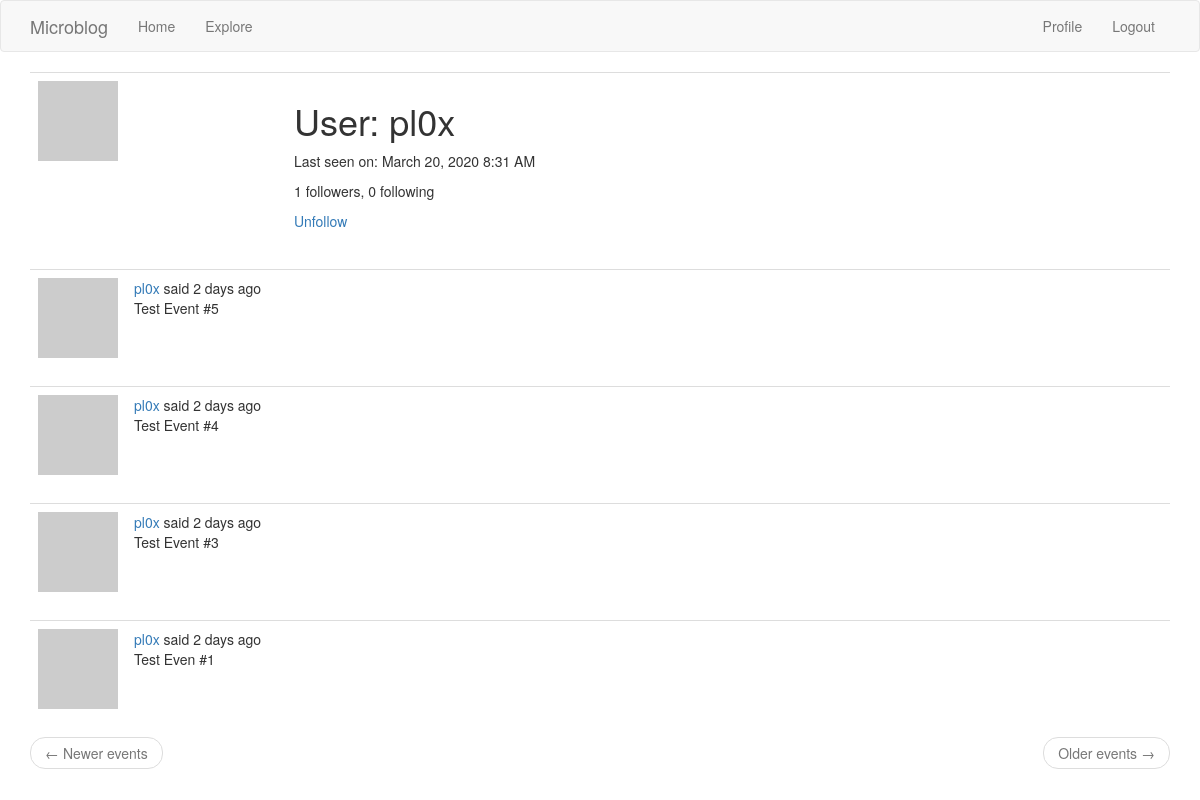
Page /user/pl0x (signed in) on the committed database.
### app/models.py (models this page shows, shortened)
class User(UserMixin, db.Model):
    id = db.Column(db.Integer, primary_key=True)
    username = db.Column(db.String(64), index=True, unique=True)
    email = db.Column(db.String(120), index=True, unique=True)
    password_hash = db.Column(db.String(128))
    events = db.relationship('Event', backref='author', lazy='dynamic')
    about_me = db.Column(db.String(140))
    last_seen = db.Column(db.DateTime, default=datetime.utcnow)
    followed = db.relationship(
        'User', secondary=followers,
        primaryjoin=(followers.c.follower_id == id),
        secondaryjoin=(followers.c.followed_id == id),
        backref=db.backref('followers', lazy='dynamic'), lazy='dynamic')
    def avatar(self, size):
        digest = md5(self.email.lower().encode('utf-8')).hexdigest()
        return 'https://www.gravatar.com/avatar/{}?d=identicon&s={}'.format(
            digest, size)
    def is_following(self, user):
        return self.followed.filter(
            followers.c.followed_id == user.id).count() > 0

class Event(db.Model):
    id = db.Column(db.Integer, primary_key=True)
    body = db.Column(db.String(140))
    date = db.Column(db.DateTime, index=True)
    timestamp = db.Column(db.DateTime, index=True, default=datetime.utcnow)
    user_id = db.Column(db.Integer, db.ForeignKey('user.id'))

### app/main/routes.py (the view)
@bp.route('/user/<username>')
@login_required
def user(username):
    user = User.query.filter_by(username=username).first_or_404()
    page = request.args.get('page', 1, type=int)
    events = user.events.order_by(Event.timestamp.desc()).paginate(
        page, current_app.config['EVENTS_PER_PAGE'], False)
    next_url = url_for('main.user', username=user.username,
                       page=events.next_num) if events.has_next else None
    prev_url = url_for('main.user', username=user.username,
                       page=events.prev_num) if events.has_prev else None
    return render_template('user.html', user=user, events=events.items,
                           next_url=next_url, prev_url=prev_url)

### app/main/routes.py (called while the page is built)
@bp.before_app_request
def before_request():
    if current_user.is_authenticated:
        current_user.last_seen = datetime.utcnow()
        db.session.commit()
    g.locale = str(get_locale())

### app/models.py (called while the page is built)
@login.user_loader
def load_user(id):
    return User.query.get(int(id))

### app/templates/user.html (shortened to what this page needs)
{% extends "base.html" %}
{% block app_content %}
    <table class="table table-hover">
        <tr>
            <td width="256px"><img src="{{ user.avatar(256) }}"></td>
            <td>
                <h1>{{ _('User') }}: {{ user.username }}</h1>
                {% if user.last_seen %}
                <p>{{ _('Last seen on') }}: {{ moment(user.last_seen).format('LLL') }}</p>
                {% endif %}
                <p>{{ _('%(count)d followers', count=user.followers.count()) }}, {{ _('%(count)d following', count=user.followed.count()) }}</p>
                {% if user == current_user %}
                <p><a href="{{ url_for('main.edit_profile') }}">{{ _('Edit your profile') }}</a></p>
                {% elif not current_user.is_following(user) %}
                <p><a href="{{ url_for('main.follow', username=user.username) }}">{{ _('Follow') }}</a></p>
                {% else %}
                <p><a href="{{ url_for('main.unfollow', username=user.username) }}">{{ _('Unfollow') }}</a></p>
                {% endif %}
            </td>
        </tr>
    </table>
    {% for event in events %}
        {% include '_event.html' %}
    {% endfor %}
    <nav aria-label="...">
        <ul class="pager">
            <li class="previous{% if not prev_url %} disabled{% endif %}">
                <a href="{{ prev_url or '#' }}">
                    <span aria-hidden="true">&larr;</span> {{ _('Newer events') }}
                </a>
            </li>
            <li class="next{% if not next_url %} disabled{% endif %}">
                <a href="{{ next_url or '#' }}">
                    {{ _('Older events') }} <span aria-hidden="true">&rarr;</span>
                </a>
            </li>
        </ul>
    </nav>
{% endblock %}

### app/templates/_event.html (shortened to what this page needs)
    <table class="table table-hover">
        <tr>
            <td width="70px">
                <a href="{{ url_for('main.user', username=event.author.username) }}">
                    <img src="{{ event.author.avatar(70) }}" />
                </a>
            </td>
            <td>
                {{ _('%(username)s said %(when)s',
                    username=user_link, when=moment(event.timestamp).fromNow()) }}
                <br>
                <span id="event{{ event.id }}">{{ event.body }}</span>
            </td>
        </tr>
    </table>

### rows in the picture
User: username "pl0x", last_seen "March 20, 2020 8:31 AM"
Event: body "Test Event #5"
Event: body "Test Event #4"
Event: body "Test Event #3"
Event: body "Test Even #1"
